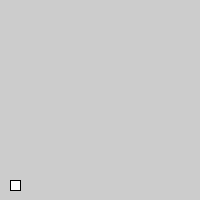
Frame 1 (no input)
Frame 60 (the mouse pressed at the canvas centre just before this capture): identical to frame 1, image omitted
Frame 120 (the mouse held since frame 60 and released just before this capture): identical to frame 1, image omitted

The Processing sketch that drew this single still picture (run headless with seeded random() and noise(); from frame 60 on, the mouse is pressed at the canvas centre):

// Processing sketch: processing_76235
// ── processing_76235.pde

int a;


void setup() {
  size(200, 200);
  a = 10;
}
void draw() {


  rect(a, 180, 10, 10);
  if (key == 'd') {
    a += 10;
  }
}
